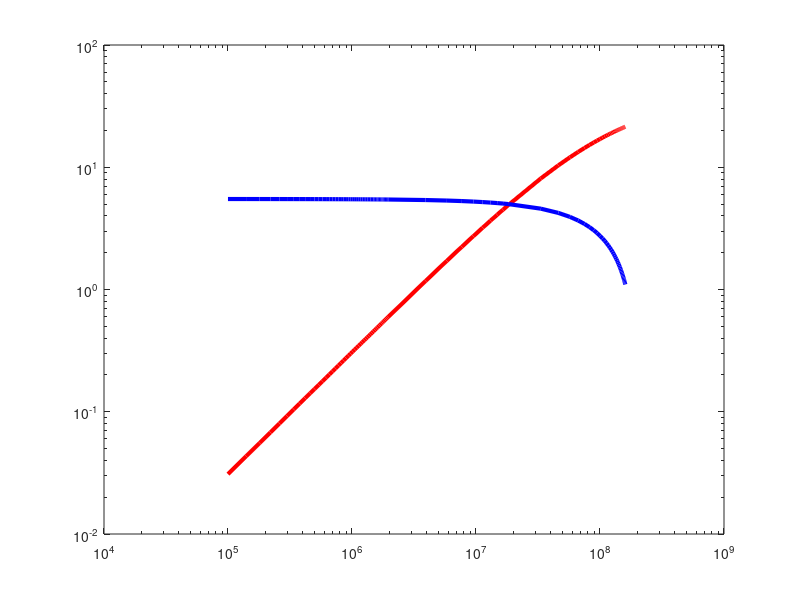

Here is the MATLAB script that generated this plot: (Note: this script raises an error after producing the figure.)
% model parameters
p.r1 = 1.2;  % max growth rate of lysogenic cells
p.d = 0.2; % death rate of susceptible cells
p.d1 = 0.2; % death rate of infected cells
p.d2 = 0.2; % death rate of lysogenic cells
p.d3 = 0.2; % death rate of lytic cells
p.m = 1/24; % decay rate of phage
p.K = 2e8; % carrying capacity 
p.phi = 3.4e-10;  % adsorption rate
p.alpha = 2; % transit decision rate
p.eta = 1; % lysis rate
p.beta = 50; % burst rate

% viral strategy space
p_set = 0:0.02:1; gamma_set = 1e-2:1e-2:1; 

% range of susceptible host (vary with free parameter, growth rate of S)
r_set = [1+5e-4:2e-4:1+1e-2, 1+2e-2:1e-2:1+1e-1, 1+2e-1:1e-1:5].*p.d;
S_set = p.K.*(1 - p.d./r_set);

% R_hor(S) 
Rhor = (p.beta*p.eta*p.phi*p.alpha).*S_set./...
    ((p.eta + p.d3).*(p.phi.*S_set + p.m).*(p.alpha + p.d1));

% R_ver(S):
% direct benefits (R_ver(S) > 1 uniformly) 
% indirect benfits (R_ver(S) < 1 uniformly) 
r1_set = [0.1, 1.1]; 
Rver_ind = (r1_set(1)/p.d2).*(1 - S_set./p.K);
Rver_di = (r1_set(2)/p.d2).*(1 - S_set./p.K);
figure(1);% direct benefits
loglog(S_set,Rhor,'r','LineWidth',3); hold on;
loglog(S_set,Rver_di,'b','LineWidth',3); hold on;

%{
tmpt1 = text(10^5.1,10^-0.55,{'Indirect benefits';'of lysogeny'});
set(tmpt1,'fontsize',12,'interpreter','latex');
tmpt1 = text(10^5.1,10^0.6,{'Direct benefits of lysogeny'});
set(tmpt1,'fontsize',12,'interpreter','latex');
%}

% intermediate strategy, p = 0.5, \gamma = 0.1
R0_inter_ind = zeros(length(S_set),1); R0_inter_di = zeros(length(S_set),1);
pp = 0.5; gg = 0.1; model_opt = 1;
for i = 1:length(S_set)
    p.r1 = r1_set(1);
    R0_inter_ind(i) = R0_intermediate(p, S_set(i), pp, gg, model_opt);    
    p.r1 = r1_set(2);
    R0_inter_di(i) = R0_intermediate(p, S_set(i), pp, gg, model_opt);    
end
figure(1);
loglog(S_set,R0_inter_di,'g','LineWidth',3); hold on;
% threhold curve, R0 = 1
loglog(S_set,ones(length(S_set),1),'k--','LineWidth',2); hold on;


figure(2);% indirect benefits
loglog(S_set,Rhor,'r','LineWidth',3); hold on;
loglog(S_set,Rver_ind,'b','LineWidth',3); hold on;
loglog(S_set,R0_inter_ind,'g','LineWidth',3); hold on;
% threhold curve, R0 = 1
loglog(S_set,ones(length(S_set),1),'k--','LineWidth',2); hold on;

figure(1);
axis square; ax = gca; 
xlim([min(S_set) max(S_set)]); ylim([1e-2 1e2]); 
set(gca,'FontSize',20); set(gca,'TickLabelInterpreter', 'latex'); % set Xtick/Ytick in latex interp
xlabel({'Susceptible population, $S^{*}$ (ml$^{-1}$)'}, 'Interpreter','latex', 'FontName', 'Times New Roman','FontSize',20'); 
ylabel({'Basic reproduction number, $\mathcal{R}_{0}$'}, 'Interpreter','latex', 'FontName', 'Times New Roman','FontSize',20'); 
ax.XAxis.LineWidth = 1.5; ax.YAxis.LineWidth = 1.5;
xticks([1e5 1e6 1e7 1e8]); yticks([1e-2 1e-1 1e0 1e1 1e2]);
legend({'$\mathcal{R}^{hor}$','$\mathcal{R}^{ver}$, direct benefits of vertical transmission',...
    '$\mathcal{R}_{0}$, intermediate strategy'},...
    'Position',[0.50 0.75 0.05 0.05],...
    'Interpreter','latex','FontSize',13); legend boxoff; 

% output figures in eps 
ff = figure(1);
ff.Units = 'inches';
Width = 15; Height = 15;
ff.PaperSize = [Width, Height];
ff.PaperPosition = [0 0 Width, Height];
ff.Position = [0 0 Width, Height];
Name = 'present_model_resource_implicit_lysogeny_direct_benefits';
print(ff, Name, '-depsc2','-r600');
print(ff, Name, '-dpdf','-r600');

figure(2);
axis square; ax = gca; 
xlim([min(S_set) max(S_set)]); ylim([1e-2 1e2]); 
set(gca,'FontSize',20); set(gca,'TickLabelInterpreter', 'latex'); % set Xtick/Ytick in latex interp
xlabel({'Susceptible population, $S^{*}$ (ml$^{-1}$)'}, 'Interpreter','latex', 'FontName', 'Times New Roman','FontSize',20'); 
ylabel({'Basic reproduction number, $\mathcal{R}_{0}$'}, 'Interpreter','latex', 'FontName', 'Times New Roman','FontSize',20'); 
ax.XAxis.LineWidth = 1.5; ax.YAxis.LineWidth = 1.5;
xticks([1e5 1e6 1e7 1e8]); yticks([1e-2 1e-1 1e0 1e1 1e2]);
legend({'$\mathcal{R}^{hor}$','$\mathcal{R}^{ver}$, indirect benefits of vertical transmission',...
    '$\mathcal{R}_{0}$, intermediate strategy'},...
    'Position',[0.50 0.75 0.05 0.05],...
    'Interpreter','latex','FontSize',13); legend boxoff; 
% output figures in eps 
ff2 = figure(2);
ff2.Units = 'inches';
Width = 15; Height = 15;
ff2.PaperSize = [Width, Height];
ff2.PaperPosition = [0 0 Width, Height];
ff2.Position = [0 0 Width, Height];
Name2 = 'present_model_resource_implicit_lysogeny_indirect_benefits';
print(ff2, Name2, '-depsc2','-r600');
print(ff2, Name2, '-dpdf','-r600');
